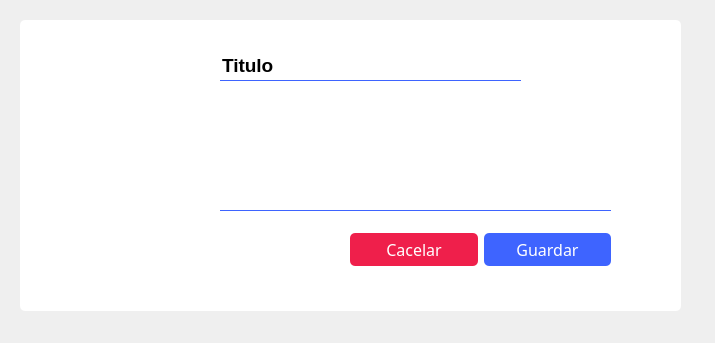
<?xml version="1.0" encoding="UTF-8"?>
<ui version="4.0">
 <class>administrador_info_tip</class>
 <widget class="QDialog" name="administrador_info_tip">
  <property name="geometry">
   <rect>
    <x>0</x>
    <y>0</y>
    <width>715</width>
    <height>343</height>
   </rect>
  </property>
  <property name="windowTitle">
   <string>Dialog</string>
  </property>
  <widget class="QLabel" name="label">
   <property name="geometry">
    <rect>
     <x>20</x>
     <y>20</y>
     <width>661</width>
     <height>291</height>
    </rect>
   </property>
   <property name="styleSheet">
    <string notr="true">background-color: rgb(255, 255, 255);
border-radius: 5px;
</string>
   </property>
   <property name="text">
    <string/>
   </property>
  </widget>
  <widget class="QLabel" name="img">
   <property name="geometry">
    <rect>
     <x>40</x>
     <y>60</y>
     <width>150</width>
     <height>150</height>
    </rect>
   </property>
   <property name="text">
    <string/>
   </property>
   <property name="pixmap">
    <pixmap resource="../../resources.qrc">:/imagenes/Imagenes/imgTipTest.png</pixmap>
   </property>
   <property name="scaledContents">
    <bool>true</bool>
   </property>
  </widget>
  <widget class="QWidget" name="layoutWidget">
   <property name="geometry">
    <rect>
     <x>350</x>
     <y>230</y>
     <width>261</width>
     <height>39</height>
    </rect>
   </property>
   <layout class="QHBoxLayout" name="horizontalLayout">
    <item>
     <widget class="QPushButton" name="btn_cancelar">
      <property name="minimumSize">
       <size>
        <width>120</width>
        <height>0</height>
       </size>
      </property>
      <property name="font">
       <font>
        <family>Montserrat Medium</family>
        <pointsize>12</pointsize>
       </font>
      </property>
      <property name="styleSheet">
       <string notr="true">*{
	background-color:  #EF1F4B;
	color: white;
	border-radius: 5px;
	padding: 5px;
}

:hover{
	color: #EF1F4B;
	background-color: white;
	border: 1px solid #EF1F4B;
}</string>
      </property>
      <property name="text">
       <string>Cacelar</string>
      </property>
     </widget>
    </item>
    <item>
     <widget class="QPushButton" name="btn_guardar">
      <property name="minimumSize">
       <size>
        <width>120</width>
        <height>0</height>
       </size>
      </property>
      <property name="font">
       <font>
        <family>Montserrat Medium</family>
        <pointsize>12</pointsize>
       </font>
      </property>
      <property name="styleSheet">
       <string notr="true">*{
	background-color:  #3E64FF;
	color: white;
	border-radius: 5px;
	padding: 5px;
}

:hover{
	color: #3E64FF;
	background-color: white;
	border: 1px solid #3E64FF;
}</string>
      </property>
      <property name="text">
       <string>Guardar</string>
      </property>
     </widget>
    </item>
   </layout>
  </widget>
  <widget class="QTextEdit" name="textEditDes">
   <property name="geometry">
    <rect>
     <x>220</x>
     <y>100</y>
     <width>391</width>
     <height>111</height>
    </rect>
   </property>
   <property name="sizePolicy">
    <sizepolicy hsizetype="Fixed" vsizetype="Fixed">
     <horstretch>0</horstretch>
     <verstretch>0</verstretch>
    </sizepolicy>
   </property>
   <property name="font">
    <font>
     <pointsize>13</pointsize>
    </font>
   </property>
   <property name="styleSheet">
    <string notr="true">background: transparent;
border: none;
color: black;
border-bottom: 1px solid #3E64FF;</string>
   </property>
  </widget>
  <widget class="QLineEdit" name="lineEditNom">
   <property name="geometry">
    <rect>
     <x>220</x>
     <y>50</y>
     <width>301</width>
     <height>31</height>
    </rect>
   </property>
   <property name="font">
    <font>
     <pointsize>14</pointsize>
     <weight>75</weight>
     <bold>true</bold>
    </font>
   </property>
   <property name="styleSheet">
    <string notr="true">background: transparent;
border: none;
color: black;
border-bottom: 1px solid #3E64FF;</string>
   </property>
   <property name="text">
    <string>Titulo</string>
   </property>
  </widget>
 </widget>
 <resources>
  <include location="../../resources.qrc"/>
 </resources>
 <connections/>
</ui>
